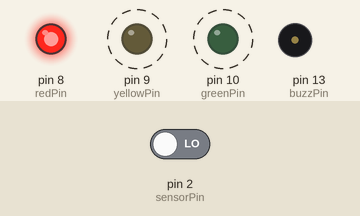
Bench run of a sketch on a simulated Arduino Uno, built with avr-gcc and run on an emulated ATmega328P. On the bench: output pins drawn as LEDs (lit = HIGH), buzzer (waves = sounding, pin HIGH). Dashed ring = blinking. The test bench sets the inputs (shaded band); at power-on: pin 2 (sensorPin) LOW.

Above: at 1.2 s.
1.3 s: pin 2 (sensorPin) driven HIGH
At 1.5 s:
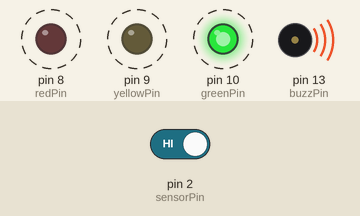
4.3 s: pin 2 (sensorPin) driven LOW
At 4.5 s:
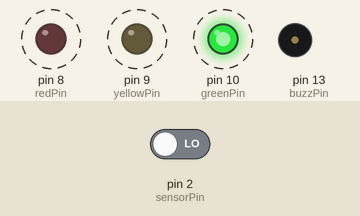
Timing chart, 0 to 13.3 s (numbered marks = the images above; inputs shaded):
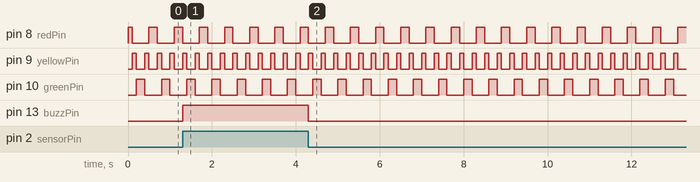

The sketch:

SensorProject6_TouchSensor.ino
```cpp
/* Arduino Sensor Project
*
* Name: Touch Module
*
* Description: Using a touch sensor, sound an alarm
*              when the sensor is touched.  Used interrupts
*              to make sure that blinking led light array
*              is not paused when sensor is being read and
*              acted upon
*
* Author: Amar Bhatt
*
*/

//Define pins!
const int greenPin = 10;
const int yellowPin = 9;
const int redPin = 8;
int buzzPin = 13;
int sensorPin = 2; // Sensor pin attached to pin 2 (Interrupt)

void setup ()
{
  pinMode (buzzPin, OUTPUT);
  pinMode(greenPin, OUTPUT);
  pinMode(yellowPin, OUTPUT);
  pinMode(redPin, OUTPUT);
  attachInterrupt(0, displayWarning, CHANGE); //interrupt on change
}

void loop (){
  ledsOff(); //Turn off all leds
  //Forward blink light array
   for(int i=redPin; i < greenPin + 1; i++) {
     ledsOff();
     digitalWrite(i, HIGH);
     delay(100);
   }
   //backward blink light array
   for(int i=greenPin; i > redPin - 1; i--) {
     ledsOff();
     digitalWrite(i, HIGH);
     delay(100);
   }

}

//Interrupt function
void displayWarning() { //Sound buzzer
  digitalWrite(buzzPin, digitalRead(sensorPin));
  //delayMicroseconds(10000);  //Works with Interrupts, however will pause the entire system
}

//Turn off LEDs
void ledsOff() {
  digitalWrite(redPin, LOW);
  digitalWrite(greenPin, LOW);
  digitalWrite(yellowPin, LOW);
}
```

Measured:
- after the input at 1.3 s, pin 13 (buzzPin): LOW → HIGH at once
- after the input at 4.3 s, pin 13 (buzzPin): HIGH → LOW at once
- by itself, pin 8 (redPin), pin 10 (greenPin): alternates HIGH for 0.20 s and LOW for 0.40 s
- by itself, pin 9 (yellowPin): alternates HIGH for 0.10 s and LOW for 0.20 s
